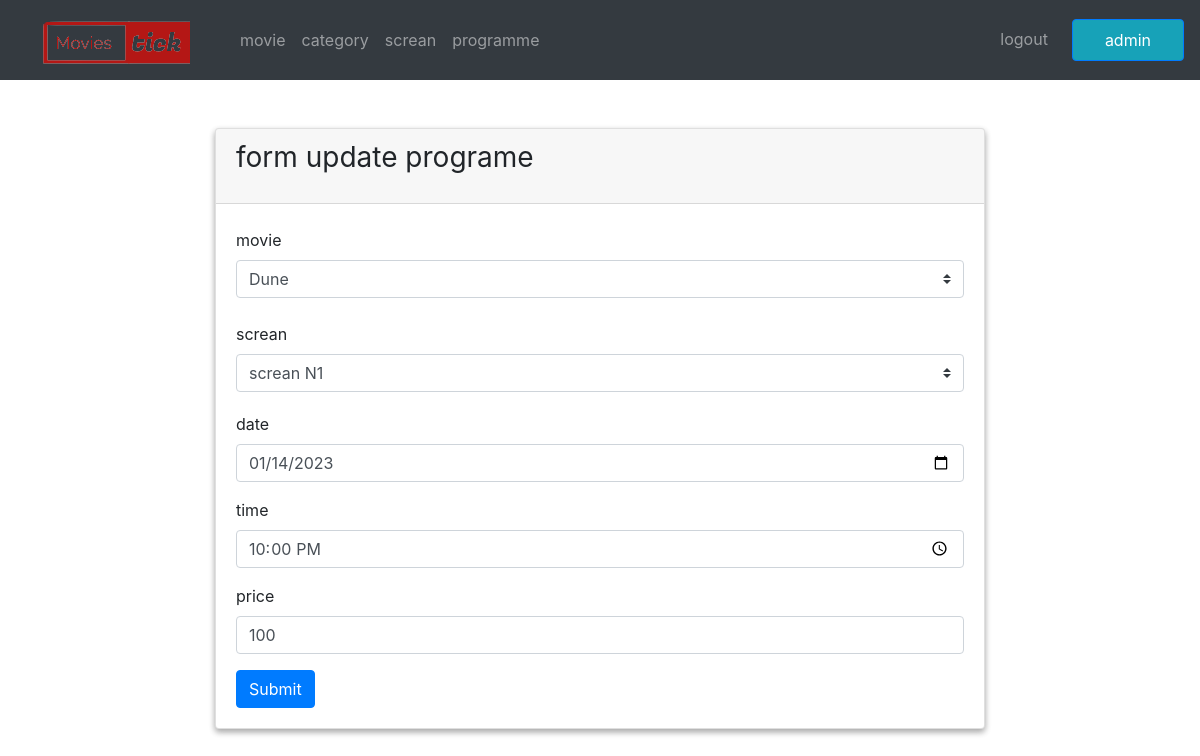
Screenshot of /administrateur/admin/programme/update_programme.php?id=10 (signed in) with the database file from the repository.
### tables this page shows
CREATE TABLE `programmes` (
  `id` bigint(20) UNSIGNED NOT NULL,
  `films_id` bigint(20) UNSIGNED NOT NULL,
  `salles_id` bigint(20) UNSIGNED NOT NULL,
  `date` date NOT NULL,
  `time` time NOT NULL,
  `prix` int(11) NOT NULL,
  `created_at` timestamp NULL DEFAULT current_timestamp(),
  `updated_at` timestamp NULL DEFAULT current_timestamp()
);

### administrateur/admin/programme/update_programme.php (the view, shortened to what this page needs)
<?php
require('../../db/db.php');
$sql_p = "select * from programmes where id  = :id";
$programme  = $connection->prepare($sql_p);
$programme->bindValue(':id', $_GET['id']);
$programme->execute();
$data_programme = $programme->fetchAll();
$sql_f = "select * from films";
$all_films  = $connection->prepare($sql_f);
$all_films->execute();
$data_film = $all_films->fetchAll();
$sql_s = "select * from salles";
$all_salles  = $connection->prepare($sql_s);
$all_salles->execute();
$data_salle = $all_salles->fetchAll();
?>
<!DOCTYPE html>
<html lang="en">
<head>
    <link rel="stylesheet" href="https://stackpath.bootstrapcdn.com/bootstrap/4.5.0/css/bootstrap.min.css">
</head>
<body>
    <?php
    require('../navBar/navBar.php');
    ?>
    <div class="container col-8 mt-5 mb-5 ">
        <div class="card box_shadow">
            <div class="card-header">
                <h1 class="h3 mb-3 font-weight-normal">form update programe</h1>
            </div>
            <div class="card-body">
                <form method="post" autocomplete="off" enctype="multipart/form-data">
                    <div class="form-group">
                        <label class="my-1 mr-2" for="inlineFormCustomSelectPref">movie</label>
                        <select class="custom-select my-1 mr-sm-2" name="film" id="inlineFormCustomSelectPref">
                            <?php
                            foreach ($data_film as $row) {
                                $id = $row['id'];
                                $name = $row['name'];
                                if ($data_programme[0]['films_id'] == $id) {
                                    echo "<option value='$id' selected>$name</option>";
                                } elseif (isset($_POST['film']) and $_POST['film'] == $id) {
                                    echo "<option value='$id' selected >$name</option>";
                                } else {
                                    echo "<option value='$id'>$name</option>";
                                }
                            }
                            ?>
                        </select>
                    </div>
                    <div class="form-group">
                        <label class="my-1 mr-2" for="inlineFormCustomSelectPref">screan</label>
                        <select class="custom-select my-1 mr-sm-2" name="salle" id="inlineFormCustomSelectPref">
                            <?php
                            foreach ($data_salle as $row) {
                                $id = $row['id'];
                                $name = $row['name'];
                                if ($data_programme[0]['salles_id'] == $id) {
                                    echo "<option value='$id' selected >$name</option>";
                                } elseif (isset($_POST['salle']) and $_POST['salle'] == $id) {
                                    echo "<option value='$id' selected >$name</option>";
                                } else {
                                    echo "<option value='$id'>$name</option>";
                                }
                            }
                            ?>
                        </select>
                    </div>
                    <div class="form-group">
                        <label for="duré">date</label>
                        <input type="date" class="form-control" id="duré" name="date_p" placeholder="date de creation" value="<?php if (isset($_POST['date_p'])) {
                                                                                                                                    echo $_POST['date_p'];
                                                                                                                                } else {
                                                                                                                                    echo $data_programme[0]['date'];
                                                                                                                                } ?>">
                    </div>
                    <div class="form-group">
                        <label for="duré">time</label>
                        <input type="time" class="form-control" id="duré" name="time" placeholder="Enter le duree" value="<?php if (isset($_POST['time'])) {
                                                                                                                                echo $_POST['time'];
                                                                                                                            } else {
                                                                                                                                echo $data_programme[0]['time'];
                                                                                                                            } ?>">
                    </div>
                    <div class="form-group">
                        <label for="duré">price</label>
                        <input type="number" class="form-control" id="duré" name="price" placeholder="Enter le duree" value="<?php if (isset($_POST['price'])) {
                                                                                                                                    echo $_POST['price'];
                                                                                                                                } else {
                                                                                                                                    echo $data_programme[0]['prix'];
                                                                                                                                } ?>">
                    </div>
                    <button type="submit" class="btn btn-primary">Submit</button>
                </form>
            </div>
        </div>
    </div>
</body>
</html>

### administrateur/admin/programme/update_programme.php (style rules this page uses)
.box_shadow { box-shadow: rgba(0, 0, 0, 0.16) 0px 3px 6px, rgba(0, 0, 0, 0.23) 0px 3px 6px; }

### rows the page displays
programmes: date_p "01/14/2023", time "22:00:00", price "100"

### other values shown
$_SESSION['admin_logged_in_name'] "admin"
form field film "Dune"
form field salle "screan N1"
